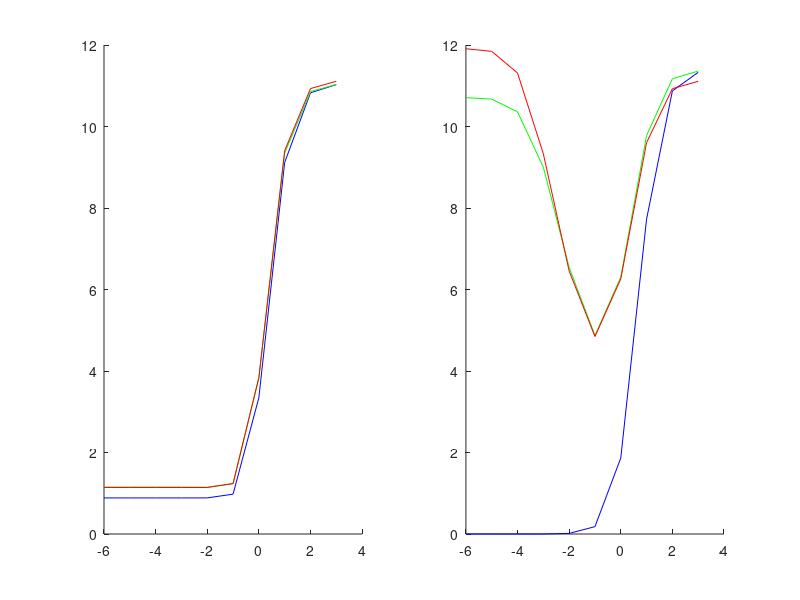

Recreate this plot in MATLAB.
% Set the number of repeating
iteration = 200;
MSE_train1_train = [];
MSE_train1_valid = [];
MSE_test1 = [];
MSE_train2_train = [];
MSE_train2_valid = [];
MSE_test2 = [];

for i = 1:iteration
    % Generate random numbers which satisfy standard distribution.
    w = randn(10,1);
    X = randn(600,10);
    n = randn(600,1);
    y = X * w + n;
    
    % Differently split the date set into training set and test set for 5 times.
    for f = 1:5
        
        num_of_fold = 20;
        if f == 1
            X_train1_valid = X(((f-1)*num_of_fold+1):(f*num_of_fold),:);
            X_train1_train = X((f*num_of_fold+1):100,:);
            y_train1_valid = y(((f-1)*num_of_fold+1):(f*num_of_fold),:);
            y_train1_train = y((f*num_of_fold+1):100,:);
        elseif 1 < f && f < 5
            X_train1_train = X(1:((f-1)*num_of_fold),:);
            X_train1_valid = X(((f-1)*num_of_fold+1):(f*num_of_fold),:);
            X_train1_train = [X_train1_train; X((f*num_of_fold+1):100,:)];
            y_train1_train = y(1:((f-1)*num_of_fold),:);
            y_train1_valid = y(((f-1)*num_of_fold+1):(f*num_of_fold),:);
            y_train1_train = [y_train1_train; y((f*num_of_fold+1):100,:)];
        elseif f == 5
            X_train1_train = X(1:(100-num_of_fold),:);
            X_train1_valid = X((100-num_of_fold+1):100,:);
            y_train1_train = y(1:(100-num_of_fold),:);
            y_train1_valid = y((100-num_of_fold+1):100,:);
        end
        
        num_of_fold = 2;
        if f == 1
            X_train2_valid = X(((f-1)*num_of_fold+1):(f*num_of_fold),:);
            X_train2_train = X((f*num_of_fold+1):10,:);
            y_train2_valid = y(((f-1)*num_of_fold+1):(f*num_of_fold),:);
            y_train2_train = y((f*num_of_fold+1):10,:);
        elseif 1 < f && f < 5
            X_train2_train = X(1:((f-1)*num_of_fold),:);
            X_train2_valid = X(((f-1)*num_of_fold+1):(f*num_of_fold),:);
            X_train2_train = [X_train2_train; X((f*num_of_fold+1):10,:)];
            y_train2_train = y(1:((f-1)*num_of_fold),:);
            y_train2_valid = y(((f-1)*num_of_fold+1):(f*num_of_fold),:);
            y_train2_train = [y_train2_train; y((f*num_of_fold+1):10,:)];
        elseif f == 5
            X_train2_train = X(1:(10-num_of_fold),:);
            X_train2_valid = X((10-num_of_fold+1):10,:);
            y_train2_train = y(1:(10-num_of_fold),:);
            y_train2_valid = y((10-num_of_fold+1):10,:);
        end
        
        X_test = X(101:600,:);
        y_test = y(101:600,:);
        
        % Generate Gamma
        IndexofLamda = -6:1:3;
        Lamda = 10.^IndexofLamda;
        [k,~] = size(Lamda');
        
         % Compute training set and test set mean squared errors for all Gamma
        for j = 1:k
            w_star1 = (X_train1_train'*X_train1_train + Lamda(j)*80*eye(10)) \ (X_train1_train'*y_train1_train);
            MSE_train1_train(f,i,j) = (y_train1_train - X_train1_train*w_star1)' * (y_train1_train - X_train1_train*w_star1) / 80;
            MSE_train1_valid(f,i,j) = (y_train1_valid - X_train1_valid*w_star1)' * (y_train1_valid - X_train1_valid*w_star1) / 20;
            MSE_test1(f,i,j) = (y_test - X_test*w_star1)' * (y_test - X_test*w_star1) / 500;
            
            w_star2 = (X_train2_train'*X_train2_train + Lamda(j)*8*eye(10)) \ (X_train2_train'*y_train2_train);
            MSE_train2_train(f,i,j) = (y_train2_train - X_train2_train*w_star2)' * (y_train2_train - X_train2_train*w_star2) / 8;
            MSE_train2_valid(f,i,j) = (y_train2_valid - X_train2_valid*w_star2)' * (y_train2_valid - X_train2_valid*w_star2) / 2;
            MSE_test2(f,i,j) = (y_test - X_test*w_star2)' * (y_test - X_test*w_star2) / 500;
        end
        
    end
    MSE_train1_valid_temp = reshape(mean(MSE_train1_valid),i,k);
    [~,J] = min(MSE_train1_valid_temp(i,:));
    BestLamda1(i) = IndexofLamda(J);
    w_star1 = (X_train1_train'*X_train1_train + (10^BestLamda1(i))*80*eye(10)) \ (X_train1_train'*y_train1_train);
    y_test_hat = X_test*w_star1;
    MSE_test1_temp = reshape(mean(MSE_test1),i,k);
    SD_test1(i) = sqrt(MSE_test1_temp(i,J) - (mean(y_test-y_test_hat))^2);
    MSE_test1_best(i) = MSE_test1_temp(i,J);    
    
    MSE_train2_valid_temp = reshape(mean(MSE_train2_valid),i,k);
    [~,J] = min(MSE_train2_valid_temp(i,:));
    BestLamda2(i) = IndexofLamda(J);
    w_star2 = (X_train2_train'*X_train2_train + (10^BestLamda2(i))*8*eye(10)) \ (X_train2_train'*y_train2_train);
    y_test_hat = X_test*w_star2;
    MSE_test2_temp = reshape(mean(MSE_test2),i,k);
    SD_test2(i) = sqrt(MSE_test2_temp(i,J) - (mean(y_test-y_test_hat))^2);
    MSE_test2_best(i) = MSE_test2_temp(i,J);
    
end

MSE_train1_train = reshape(mean(mean(MSE_train1_train)),1,10);
MSE_train2_train = reshape(mean(mean(MSE_train2_train)),1,10);
MSE_train1_valid = reshape(mean(mean(MSE_train1_valid)),1,10);
MSE_train2_valid = reshape(mean(mean(MSE_train2_valid)),1,10);
MSE_test1 = reshape(mean(mean(MSE_test1)),1,10);
MSE_test2 = reshape(mean(mean(MSE_test2)),1,10);
BestLamda1 = mean(BestLamda1);
BestLamda2 = mean(BestLamda2);

SD_test1 = mean(SD_test1);
SD_test2 = mean(SD_test2);
MSE_test1_best = mean(MSE_test1_best);
MSE_test2_best = mean(MSE_test2_best);


% Plot MSE of training and test set
subplot(1,2,1);
hold on;
plot(IndexofLamda, MSE_train1_train,'b');
plot(IndexofLamda, MSE_train1_valid,'g');
plot(IndexofLamda, MSE_test1,'r');

subplot(1,2,2);
hold on;
plot(IndexofLamda, MSE_train2_train,'b');
plot(IndexofLamda, MSE_train2_valid,'g');
plot(IndexofLamda, MSE_test2,'r');